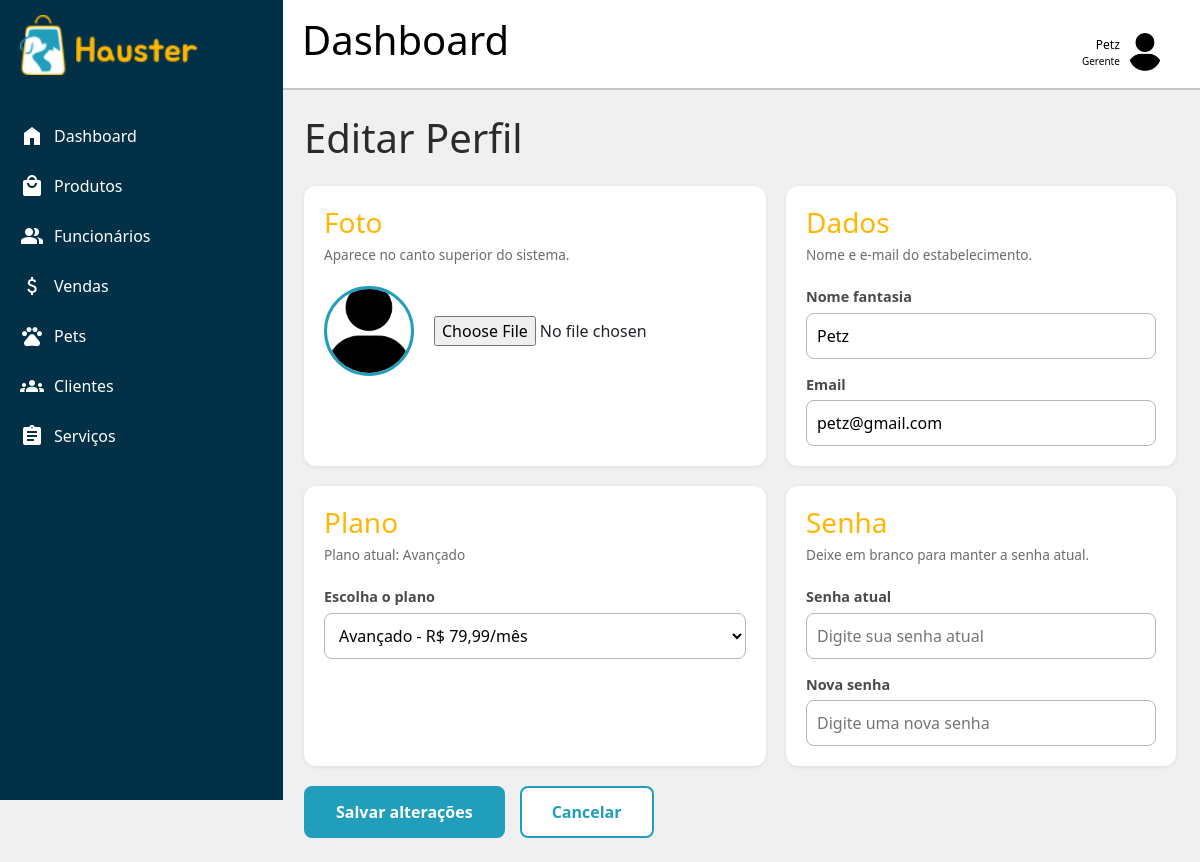
Screenshot of /dashboard.php?pagina=editar-perfil&idestabelecimento=18 (signed in) with the database file from the repository.
### tables this page shows
CREATE TABLE IF NOT EXISTS `estabelecimento` (
  `idestabelecimento` int(11) NOT NULL AUTO_INCREMENT,
  `nome_fantasia` varchar(45) NOT NULL,
  `cnpj` varchar(14) NOT NULL DEFAULT '',
  `email` varchar(45) NOT NULL,
  `senha` varchar(255) NOT NULL,
  `foto` varchar(255) DEFAULT NULL,
  `planos_idplanos` INT NOT NULL,
  PRIMARY KEY (`idestabelecimento`),
  UNIQUE KEY `cnpj_UNIQUE` (`cnpj`),
  CONSTRAINT fk_estabelecimento_planos1 FOREIGN KEY (planos_idplanos) REFERENCES planos (idplanos) ON DELETE NO ACTION ON UPDATE NO ACTION
);

CREATE TABLE IF NOT EXISTS planos (
  idplanos int(11) NOT NULL AUTO_INCREMENT,
  nome varchar(45) NOT NULL,  
  preco decimal(10,2) NOT NULL,
  PRIMARY KEY (idplanos)
);

### dashboard/editar-perfil.php (the view, shortened to what this page needs)
<?php
$estabelecimento_id = $_SESSION['estabelecimento_id'];
    $stmt02 = $conexao->prepare("SELECT * FROM estabelecimento WHERE idestabelecimento = :id");
    $stmt02->execute([':id' => $estabelecimento_id]);
    $perfil = $stmt02->fetch();
    $planos = $conexao->query("SELECT idplanos, nome, preco FROM planos ORDER BY preco")->fetchAll();
$plano_atual = '';
foreach ($planos as $p) {
    if ($p['idplanos'] == $perfil['planos_idplanos']) {
        $plano_atual = $p['nome'];
    }
}
$foto_perfil = !empty($perfil['foto']) ? $perfil['foto'] : 'foto_padrao.png';
?>
<main class="content">
    <div class="perfil-pagina">
        <h1 class="perfil-titulo">Editar Perfil</h1>
        <form method="POST" action="dashboard.php?pagina=editar-perfil&idestabelecimento=<?= $perfil['idestabelecimento'] ?>" enctype="multipart/form-data">
            <div class="perfil-grid">
            <div class="perfil-secao">
                <div class="perfil-secao-info">
                    <h3>Foto</h3>
                    <p>Aparece no canto superior do sistema.</p>
                </div>
                <div class="perfil-secao-campos">
                    <div class="perfil-foto-linha">
                        <img src="assets/<?= htmlspecialchars($foto_perfil) ?>" alt="Foto do estabelecimento" class="perfil-foto">
                        <input type="file" name="foto" id="foto" accept="image/png, image/jpeg, image/webp">
                    </div>
                </div>
            </div>
            <div class="perfil-secao">
                <div class="perfil-secao-info">
                    <h3>Dados</h3>
                    <p>Nome e e-mail do estabelecimento.</p>
                </div>
                <div class="perfil-secao-campos">
                    <div class="perfil-campo">
                        <label for="nome_fantasia">Nome fantasia</label>
                        <input type="text" id="nome_fantasia" name="nome_fantasia" required value="<?= htmlspecialchars($perfil['nome_fantasia']) ?>">
                    </div>
                    <div class="perfil-campo">
                        <label for="email">Email</label>
                        <input type="email" id="email" name="email" value="<?= htmlspecialchars($perfil['email']) ?>">
                    </div>
                </div>
            </div>
            <div class="perfil-secao">
                <div class="perfil-secao-info">
                    <h3>Plano</h3>
                    <p>Plano atual: <?= htmlspecialchars($plano_atual) ?></p>
                </div>
                <div class="perfil-secao-campos">
                    <div class="perfil-campo">
                        <label for="plano">Escolha o plano</label>
                        <select id="plano" name="plano" required>
                            <?php foreach ($planos as $p): ?>
                                <option value="<?= $p['idplanos'] ?>" <?= $p['idplanos'] == $perfil['planos_idplanos'] ? 'selected' : '' ?>>
                                    <?= htmlspecialchars($p['nome']) ?> - R$ <?= number_format($p['preco'], 2, ',', '.') ?>/mês
                                </option>
                            <?php endforeach; ?>
                        </select>
                    </div>
                </div>
            </div>
            <div class="perfil-secao">
                <div class="perfil-secao-info">
                    <h3>Senha</h3>
                    <p>Deixe em branco para manter a senha atual.</p>
                </div>
                <div class="perfil-secao-campos">
                    <div class="perfil-campo">
                        <label for="senha">Senha atual</label>
                        <input type="password" id="senha" name="senha" placeholder="Digite sua senha atual">
                    </div>
                    <div class="perfil-campo">
                        <label for="nova_senha">Nova senha</label>
                        <input type="password" id="nova_senha" name="nova_senha" placeholder="Digite uma nova senha">
                    </div>
                </div>
            </div>
            </div>
            <div class="perfil-barra">
                <button type="submit" class="perfil-salvar">Salvar alterações</button>
                <a href="dashboard.php?pagina=home" class="perfil-cancelar">Cancelar</a>
            </div>
        </form>
    </div>
</main>

### css/side-bar.css (style rules this page uses)
:root { --branco: #ffff; --preto: #000000; --primaria-100: #B0E8FE; --primaria-200: #2CC7EC; --primaria-base: #219EBC; --primaria-400: #16778E; --primaria-500: #0C5262; --primaria-600: #042F3A; --primaria-700: #011319; --secundaria-100: #FFE9D2; --secundaria-base: #FFB703; --secundaria-300: #CE9300; --secundaria-400: #9E7000; --secundaria-500: #714F00; --secundaria-600: #473000; --secundaria-700: #211500; --cinza-100: #F0F0F0; --cinza-200: #B3B8BB; --cinza-base: #8E9294; --cinza-400: #6A6D6F; --cinza-500: #494B4C; --cinza-600: #2A2B2C; --cinza-700: #101111; --fundo: #023047; --font: "Inter"; }
* { margin: 0; padding: 0; border: none; box-sizing: border-box; }
html, body { height: 100%; font-family: "Inter", Helvetica, sans-serif; }
.dashboard { display: grid; grid-template-areas: "sidebar topbar" "sidebar content"; grid-template-columns: 280px 1fr; grid-template-rows: 90px 1fr; height: 100vh; background-color: var(--cinza-100); }
.content { grid-area: content; padding: 1.5rem; }

### dashboard/css/editar-perfil.css (style rules this page uses)
.perfil-pagina { max-width: 1000px; margin: 0 auto; }
.perfil-titulo { margin-bottom: 1.5rem; color: var(--cinza-600); }
.perfil-grid { display: grid; grid-template-columns: 1fr 1fr; gap: 20px; margin-bottom: 20px; }
.perfil-secao { display: flex; flex-direction: column; gap: 5px; padding: 20px; background-color: var(--branco); border-radius: 12px; box-shadow: 0 1px 4px rgba(0, 0, 0, 0.08); }
.perfil-secao-info { width: 100%; }
.perfil-secao-info h3 { margin-bottom: 5px; color: var(--secundaria-base); }
.perfil-secao-info p { font-size: 0.85rem; color: var(--cinza-400); }
.perfil-secao-campos { flex: 1; display: flex; flex-direction: column; gap: 15px; }
.perfil-foto-linha { display: flex; align-items: center; gap: 20px; }
.perfil-foto { width: 90px; height: 90px; object-fit: cover; border-radius: 50%; border: 3px solid var(--primaria-base); }
.perfil-campo { display: flex; flex-direction: column; gap: 5px; }
.perfil-campo label { font-size: 0.9rem; font-weight: bold; color: var(--cinza-500); }
.perfil-campo input, .perfil-campo select { padding: 10px; border: 1px solid var(--cinza-200); border-radius: 8px; background-color: var(--branco); }
.perfil-barra { display: flex; justify-content: flex-start; gap: 15px; }
.perfil-barra button, .perfil-barra a { display: flex; justify-content: center; align-items: center; padding: 12px 30px; border-radius: 8px; border: 2px solid var(--primaria-base); font-weight: bold; text-decoration: none; cursor: pointer; }
.perfil-salvar { background-color: var(--primaria-base); color: var(--branco); }
.perfil-cancelar { background-color: var(--branco); color: var(--primaria-base); }

### rows the page displays
estabelecimento: foto (picture), nome_fantasia "Petz", email "petz@gmail.com", plano "Avançado - R$ 79,99/mês"
planos: nome "Avançado"

### other values shown
$texto "Dashboard"
$texto "Produtos"
$texto "Funcionários"
$texto "Vendas"
$texto "Pets"
$texto "Clientes"
$texto "Serviços"
$titulo_pagina "Dashboard"
$nome_exibido "Petz"
$cargo_exibido "Gerente"
